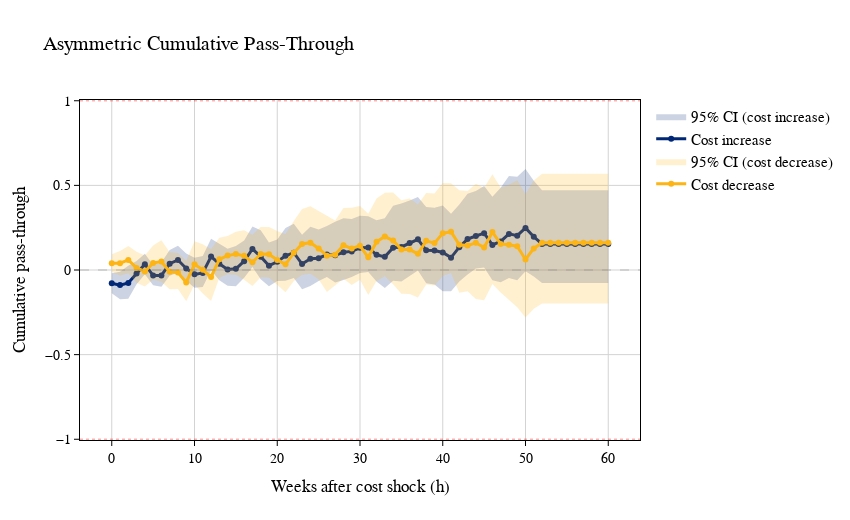

This figure's notebook cell:
### Code cell
# -----------------------------
# 1) Settings
# -----------------------------
H = 60          # horizon to compute IRF/cumulative PT (2 years)
N_DRAWS = 3000  # parametric draws for CI
SEED = 42

# -----------------------------
# 2) Point estimates using existing function
# -----------------------------
cumulative_pt_pos = compute_cumulative_pt_asymmetric(model_asym, K_c, K_p, shock_type="positive")
cumulative_pt_neg = compute_cumulative_pt_asymmetric(model_asym, K_c, K_p, shock_type="negative")

# Extend to horizon H if needed
if len(cumulative_pt_pos) < H + 1:
    cumulative_pt_pos = np.pad(cumulative_pt_pos, (0, H + 1 - len(cumulative_pt_pos)), mode='edge')
    cumulative_pt_neg = np.pad(cumulative_pt_neg, (0, H + 1 - len(cumulative_pt_neg)), mode='edge')

# -----------------------------
# 3) Confidence intervals via parametric simulation
# -----------------------------

# Helper classes for bootstrap (defined once, outside loop)
class MockParams:
    """Mock params object that mimics statsmodels params interface."""
    def __init__(self, params_dict: dict):
        self._d = params_dict
    def get(self, key: str, default: float = 0.0) -> float:
        return self._d.get(key, default)

class MockModel:
    """Mock model object for computing cumulative PT with bootstrap parameters."""
    def __init__(self, params_dict: dict):
        self.params = MockParams(params_dict)

names = model_asym.model.exog_names
idx = {n: i for i, n in enumerate(names)}
theta_hat = model_asym.params.values
V = model_asym.cov_params().values

rng = np.random.default_rng(SEED)
draws = rng.multivariate_normal(theta_hat, V, size=N_DRAWS)

# Precompute indexes
beta_pos_idx = [idx[f"d_lc_pos_l{k}"] for k in range(K_c + 1)]
beta_neg_idx = [idx[f"d_lc_neg_l{k}"] for k in range(K_c + 1)]
gamma_pos_idx = [idx[f"d_lp_pos_l{j}"] for j in range(1, K_p + 1)]
gamma_neg_idx = [idx[f"d_lp_neg_l{j}"] for j in range(1, K_p + 1)]

cum_draws_pos = []
cum_draws_neg = []

for r in range(N_DRAWS):
    params_dict = {name: draws[r, i] for i, name in enumerate(names)}
    mock_model = MockModel(params_dict)
    
    cum_pos = compute_cumulative_pt_asymmetric(mock_model, K_c, K_p, shock_type="positive")
    cum_neg = compute_cumulative_pt_asymmetric(mock_model, K_c, K_p, shock_type="negative")
    
    # Pad if needed
    if len(cum_pos) < H + 1:
        cum_pos = np.pad(cum_pos, (0, H + 1 - len(cum_pos)), mode='edge')
        cum_neg = np.pad(cum_neg, (0, H + 1 - len(cum_neg)), mode='edge')
    
    cum_draws_pos.append(cum_pos)
    cum_draws_neg.append(cum_neg)

cum_draws_pos = np.array(cum_draws_pos)
cum_draws_neg = np.array(cum_draws_neg)

ci_lower_pos = np.percentile(cum_draws_pos, 2.5, axis=0)
ci_upper_pos = np.percentile(cum_draws_pos, 97.5, axis=0)
ci_lower_neg = np.percentile(cum_draws_neg, 2.5, axis=0)
ci_upper_neg = np.percentile(cum_draws_neg, 97.5, axis=0)

horizons = np.arange(H + 1)

# -----------------------------
# 4) Plot both curves
# -----------------------------
fig = go.Figure()

# Positive shock - CI
fig.add_trace(
    go.Scatter(
        x=np.concatenate([horizons, horizons[::-1]]),
        y=np.concatenate([ci_upper_pos, ci_lower_pos[::-1]]),
        fill="toself",
        fillcolor="rgba(0, 38, 118, 0.2)",
        line=dict(color="rgba(255,255,255,0)"),
        showlegend=True,
        name="95% CI (cost increase)",
        hoverinfo="skip",
    )
)

fig.add_trace(
    go.Scatter(
        x=horizons,
        y=cumulative_pt_pos,
        mode="lines+markers",
        name="Cost increase",
        line=dict(color=BERKELEY_BLUE, width=3),
        marker=dict(size=6, color=BERKELEY_BLUE),
    )
)

# Negative shock - CI
fig.add_trace(
    go.Scatter(
        x=np.concatenate([horizons, horizons[::-1]]),
        y=np.concatenate([ci_upper_neg, ci_lower_neg[::-1]]),
        fill="toself",
        fillcolor="rgba(253, 181, 21, 0.2)",
        line=dict(color="rgba(255,255,255,0)"),
        showlegend=True,
        name="95% CI (cost decrease)",
        hoverinfo="skip",
    )
)

fig.add_trace(
    go.Scatter(
        x=horizons,
        y=cumulative_pt_neg,
        mode="lines+markers",
        name="Cost decrease",
        line=dict(color=CALIFORNIA_GOLD, width=3),
        marker=dict(size=6, color=CALIFORNIA_GOLD),
    )
)

fig.add_hline(y=0, line_dash="dash", line_color="gray", line_width=1.5)
fig.add_hline(y=1, line_dash="dot", line_color="red", line_width=1.5)
fig.add_hline(y=-1, line_dash="dot", line_color="red", line_width=1.5)

fig.update_layout(
    title="Asymmetric Cumulative Pass-Through",
    xaxis_title="Weeks after cost shock (h)",
    yaxis_title="Cumulative pass-through",
    font=dict(family="Times New Roman", size=14, color="black"),
    template="simple_white",
    xaxis=dict(
        showgrid=True, gridcolor="lightgray", zeroline=False,
        linecolor="black", linewidth=1, mirror=True,
        ticks="outside", tickwidth=1, tickcolor="black",
    ),
    yaxis=dict(
        showgrid=True, gridcolor="lightgray", zeroline=False,
        linecolor="black", linewidth=1, mirror=True,
        ticks="outside", tickwidth=1, tickcolor="black",
    ),
    legend=dict(
        x=1.02, y=1, xanchor="left", yanchor="top",
        font=dict(size=15), bgcolor="rgba(255,255,255,0)", bordercolor="rgba(0,0,0,0)",
    ),
    margin=dict(r=150),
    width=850,
    height=520,
)

fig.show()
# fig.write_image(PLOT_FOLDER / "Cumulative_PassThrough_Asymmetric.png")

# -----------------------------
# 5) Print key horizons
# -----------------------------
print("\nCumulative Pass-Through at Key Horizons:")
print("=" * 80)
for h in [4, 13, 26, 52]:
    if h <= H:
        print(f"\nWeek {h}:")
        print(f"  Cost increase:  {cumulative_pt_pos[h]:6.3f}  [{ci_lower_pos[h]:6.3f}, {ci_upper_pos[h]:6.3f}]")
        print(f"  Cost decrease:  {cumulative_pt_neg[h]:6.3f}  [{ci_lower_neg[h]:6.3f}, {ci_upper_neg[h]:6.3f}]")

### Figure 1 — Plotly figure (JSON) as saved in the notebook; plotly's stock layout.template omitted (floating-point values rounded to 4 significant figures)
{"data": [{"fill": "toself", "fillcolor": "rgba(0, 38, 118, 0.2)", "hoverinfo": "skip", "line": {"color": "rgba(255,255,255,0)"}, "name": "95% CI (cost increase)", "showlegend": true, "type": "scatter", "x": [0, 1, 2, 3, 4, 5, 6, 7, 8, 9, 10, 11, 12, 13, 14, 15, 16, 17, 18, 19, 20, 21, 22, 23, 24, 25, 26, 27, 28, 29, 30, 31, 32, 33, 34, 35, 36, 37, 38, 39, 40, 41, 42, 43, 44, 45, 46, 47, 48, 49, 50, 51, 52, 53, 54, 55, 56, 57, 58, 59, 60, 60, 59, 58, 57, 56, 55, 54, 53, 52, 51, 50, 49, 48, 47, 46, 45, 44, 43, 42, 41, 40, 39, 38, 37, 36, 35, 34, 33, 32, 31, 30, 29, 28, 27, 26, 25, 24, 23, 22, 21, 20, 19, 18, 17, 16, 15, 14, 13, 12, 11, 10, 9, 8, 7, 6, 5, 4, 3, 2, 1, 0], "y": [-0.01902, -0.01069, 0.02527, 0.05262, 0.09563, 0.02889, 0.04364, 0.1186, 0.1427, 0.09743, 0.07166, 0.08201, 0.1841, 0.1556, 0.1253, 0.1414, 0.1739, 0.2563, 0.2346, 0.1626, 0.1796, 0.248, 0.2732, 0.2087, 0.2562, 0.2397, 0.2595, 0.2845, 0.3064, 0.3007, 0.321, 0.3175, 0.2936, 0.3057, 0.3802, 0.3935, 0.4103, 0.4319, 0.3718, 0.3675, 0.3814, 0.3325, 0.3874, 0.4507, 0.4665, 0.4962, 0.4324, 0.486, 0.5553, 0.551, 0.5975, 0.5268, 0.4707, 0.4707, 0.4707, 0.4707, 0.4707, 0.4707, 0.4707, 0.4707, 0.4707, -0.07675, -0.07675, -0.07675, -0.07675, -0.07675, -0.07675, -0.07675, -0.07675, -0.07675, -0.0388, -0.007488, -0.06056, -0.04748, -0.07278, -0.05997, 0.01458, 0.009056, -0.02655, -0.06797, -0.1263, -0.1261, -0.08631, -0.07891, -0.003654, -0.03726, -0.06739, -0.06403, -0.1057, -0.06846, -0.01239, -0.01752, -0.04149, -0.05901, -0.07318, -0.04123, -0.06495, -0.09514, -0.1131, -0.04731, -0.06297, -0.06508, -0.09596, -0.05395, 0.01744, -0.04633, -0.09589, -0.09263, -0.05986, -0.00145, -0.1003, -0.1045, -0.06283, -0.01444, -0.03346, -0.09893, -0.08939, -0.02578, -0.08476, -0.1698, -0.1734, -0.1378]}, {"line": {"color": "#002676", "width": 3}, "marker": {"color": "#002676", "size": 6}, "mode": "lines+markers", "name": "Cost increase", "type": "scatter", "x": [0, 1, 2, 3, 4, 5, 6, 7, 8, 9, 10, 11, 12, 13, 14, 15, 16, 17, 18, 19, 20, 21, 22, 23, 24, 25, 26, 27, 28, 29, 30, 31, 32, 33, 34, 35, 36, 37, 38, 39, 40, 41, 42, 43, 44, 45, 46, 47, 48, 49, 50, 51, 52, 53, 54, 55, 56, 57, 58, 59, 60], "y": [-0.07818, -0.08928, -0.0767, -0.02049, 0.03405, -0.03286, -0.03198, 0.037, 0.05913, 0.009075, -0.02584, -0.01745, 0.07908, 0.03727, 0.003532, 0.006807, 0.05206, 0.1241, 0.07885, 0.02567, 0.04882, 0.08381, 0.1021, 0.03523, 0.06629, 0.06948, 0.09108, 0.08679, 0.1047, 0.11, 0.1308, 0.1329, 0.08973, 0.07777, 0.1316, 0.1361, 0.1595, 0.1816, 0.1165, 0.1156, 0.1033, 0.07305, 0.135, 0.1825, 0.2008, 0.2176, 0.1484, 0.1686, 0.2134, 0.2027, 0.2486, 0.1963, 0.1539, 0.1539, 0.1539, 0.1539, 0.1539, 0.1539, 0.1539, 0.1539, 0.1539]}, {"fill": "toself", "fillcolor": "rgba(253, 181, 21, 0.2)", "hoverinfo": "skip", "line": {"color": "rgba(255,255,255,0)"}, "name": "95% CI (cost decrease)", "showlegend": true, "type": "scatter", "x": [0, 1, 2, 3, 4, 5, 6, 7, 8, 9, 10, 11, 12, 13, 14, 15, 16, 17, 18, 19, 20, 21, 22, 23, 24, 25, 26, 27, 28, 29, 30, 31, 32, 33, 34, 35, 36, 37, 38, 39, 40, 41, 42, 43, 44, 45, 46, 47, 48, 49, 50, 51, 52, 53, 54, 55, 56, 57, 58, 59, 60, 60, 59, 58, 57, 56, 55, 54, 53, 52, 51, 50, 49, 48, 47, 46, 45, 44, 43, 42, 41, 40, 39, 38, 37, 36, 35, 34, 33, 32, 31, 30, 29, 28, 27, 26, 25, 24, 23, 22, 21, 20, 19, 18, 17, 16, 15, 14, 13, 12, 11, 10, 9, 8, 7, 6, 5, 4, 3, 2, 1, 0], "y": [0.0926, 0.1128, 0.1412, 0.1084, 0.08543, 0.1451, 0.1754, 0.1044, 0.09977, 0.05357, 0.1695, 0.1517, 0.1224, 0.1908, 0.2012, 0.2266, 0.2343, 0.2083, 0.2546, 0.2537, 0.2301, 0.2111, 0.2901, 0.3604, 0.3773, 0.3486, 0.3172, 0.2924, 0.3656, 0.3672, 0.3774, 0.3316, 0.4219, 0.4568, 0.4578, 0.4118, 0.4223, 0.3868, 0.4547, 0.4524, 0.5136, 0.5129, 0.4712, 0.466, 0.5098, 0.486, 0.5651, 0.4855, 0.5033, 0.5307, 0.447, 0.5287, 0.568, 0.568, 0.568, 0.568, 0.568, 0.568, 0.568, 0.568, 0.568, -0.1984, -0.1984, -0.1984, -0.1984, -0.1984, -0.1984, -0.1984, -0.1984, -0.1984, -0.2295, -0.28, -0.2195, -0.1765, -0.1324, -0.08241, -0.1791, -0.1707, -0.1259, -0.1346, -0.01776, -0.03498, -0.09128, -0.08542, -0.1619, -0.1411, -0.1397, -0.08406, -0.03762, -0.06446, -0.1481, -0.05758, -0.08892, -0.05218, -0.09115, -0.1297, -0.05524, -0.02226, -0.02801, -0.06459, -0.1307, -0.08805, -0.0447, -0.04233, -0.09478, -0.05729, -0.02807, -0.02532, -0.04628, -0.1828, -0.1384, -0.08506, -0.1851, -0.1125, -0.1135, -0.06954, -0.05621, -0.09693, -0.07535, -0.01992, -0.03301, -0.01152]}, {"line": {"color": "#FDB515", "width": 3}, "marker": {"color": "#FDB515", "size": 6}, "mode": "lines+markers", "name": "Cost decrease", "type": "scatter", "x": [0, 1, 2, 3, 4, 5, 6, 7, 8, 9, 10, 11, 12, 13, 14, 15, 16, 17, 18, 19, 20, 21, 22, 23, 24, 25, 26, 27, 28, 29, 30, 31, 32, 33, 34, 35, 36, 37, 38, 39, 40, 41, 42, 43, 44, 45, 46, 47, 48, 49, 50, 51, 52, 53, 54, 55, 56, 57, 58, 59, 60], "y": [0.04024, 0.03999, 0.05937, 0.01235, -0.008792, 0.04184, 0.05016, -0.01033, -0.01536, -0.07319, 0.03406, 0.0007562, -0.0413, 0.06323, 0.08519, 0.09486, 0.08408, 0.04574, 0.09503, 0.0933, 0.05974, 0.03331, 0.1014, 0.154, 0.1614, 0.1273, 0.08446, 0.09034, 0.1456, 0.1274, 0.1426, 0.07504, 0.1672, 0.1977, 0.1741, 0.1207, 0.1207, 0.09571, 0.1721, 0.1588, 0.2167, 0.2262, 0.1487, 0.1444, 0.1608, 0.1325, 0.2243, 0.154, 0.149, 0.1399, 0.06224, 0.1277, 0.1612, 0.1612, 0.1612, 0.1612, 0.1612, 0.1612, 0.1612, 0.1612, 0.1612]}], "layout": {"font": {"color": "black", "family": "Times New Roman", "size": 14}, "height": 520, "legend": {"bgcolor": "rgba(255,255,255,0)", "bordercolor": "rgba(0,0,0,0)", "font": {"size": 15}, "x": 1.02, "xanchor": "left", "y": 1, "yanchor": "top"}, "margin": {"r": 150}, "shapes": [{"line": {"color": "gray", "dash": "dash", "width": 1.5}, "type": "line", "x0": 0, "x1": 1, "xref": "x domain", "y0": 0, "y1": 0, "yref": "y"}, {"line": {"color": "red", "dash": "dot", "width": 1.5}, "type": "line", "x0": 0, "x1": 1, "xref": "x domain", "y0": 1, "y1": 1, "yref": "y"}, {"line": {"color": "red", "dash": "dot", "width": 1.5}, "type": "line", "x0": 0, "x1": 1, "xref": "x domain", "y0": -1, "y1": -1, "yref": "y"}], "title": {"text": "Asymmetric Cumulative Pass-Through"}, "width": 850, "xaxis": {"gridcolor": "lightgray", "linecolor": "black", "linewidth": 1, "mirror": true, "showgrid": true, "tickcolor": "black", "ticks": "outside", "tickwidth": 1, "title": {"text": "Weeks after cost shock (h)"}, "zeroline": false}, "yaxis": {"gridcolor": "lightgray", "linecolor": "black", "linewidth": 1, "mirror": true, "showgrid": true, "tickcolor": "black", "ticks": "outside", "tickwidth": 1, "title": {"text": "Cumulative pass-through"}, "zeroline": false}}}
